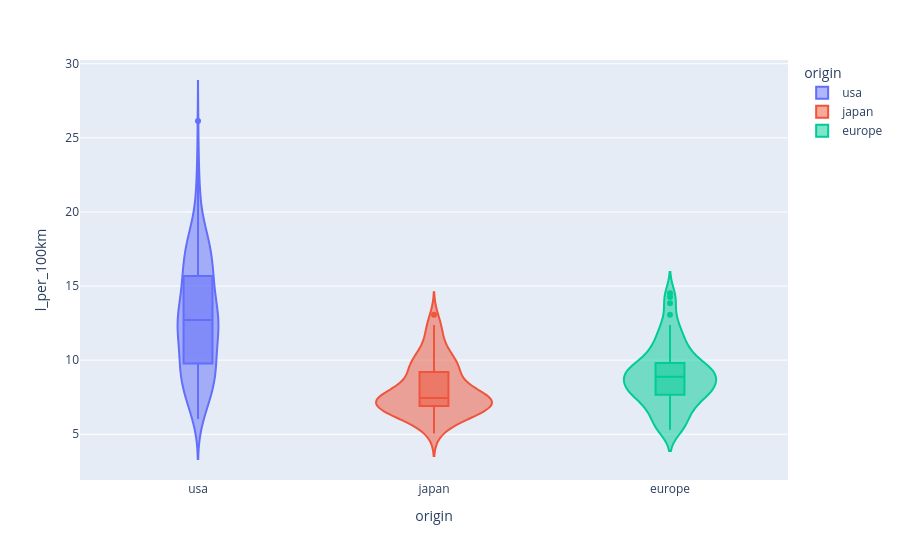

Here is the notebook cell this chart was saved with:
### Markdown cell above
Pochodzenie samochodu ma istotne znaczenie — pojazdy produkowane w USA są znacznie cięższe od samochodów pochodzących z Japonii i Europy.

### Code cell
fix = px.violin(auto_df, x="origin",y="l_per_100km",box=True,color="origin")
fix.show()

### Figure 1 — Plotly figure (JSON) as saved in the notebook; plotly's stock layout.template omitted (floating-point values rounded to 4 significant figures; data arrays with more than 128 entries replaced by an {"elided": "..."} marker saying what was removed)
{"data": [{"alignmentgroup": "True", "box": {"visible": true}, "hovertemplate": "origin=%{x}<br>l_per_100km=%{y}<extra></extra>", "legendgroup": "usa", "marker": {"color": "#636efa"}, "name": "usa", "offsetgroup": "usa", "orientation": "v", "scalegroup": "True", "showlegend": true, "type": "violin", "x": {"elided": "249 str values"}, "x0": " ", "xaxis": "x", "y": {"elided": "249 float values"}, "y0": " ", "yaxis": "y"}, {"alignmentgroup": "True", "box": {"visible": true}, "hovertemplate": "origin=%{x}<br>l_per_100km=%{y}<extra></extra>", "legendgroup": "japan", "marker": {"color": "#EF553B"}, "name": "japan", "offsetgroup": "japan", "orientation": "v", "scalegroup": "True", "showlegend": true, "type": "violin", "x": ["japan", "japan", "japan", "japan", "japan", "japan", "japan", "japan", "japan", "japan", "japan", "japan", "japan", "japan", "japan", "japan", "japan", "japan", "japan", "japan", "japan", "japan", "japan", "japan", "japan", "japan", "japan", "japan", "japan", "japan", "japan", "japan", "japan", "japan", "japan", "japan", "japan", "japan", "japan", "japan", "japan", "japan", "japan", "japan", "japan", "japan", "japan", "japan", "japan", "japan", "japan", "japan", "japan", "japan", "japan", "japan", "japan", "japan", "japan", "japan", "japan", "japan", "japan", "japan", "japan", "japan", "japan", "japan", "japan", "japan", "japan", "japan", "japan", "japan", "japan", "japan", "japan", "japan", "japan"], "x0": " ", "xaxis": "x", "y": [9.8, 8.711, 8.711, 9.408, 7.587, 6.72, 9.8, 12.38, 8.4, 10.23, 8.711, 11.76, 10.69, 13.07, 11.76, 7.587, 7.35, 7.587, 7.35, 9.8, 9.047, 8.111, 9.8, 9.8, 7.128, 7.128, 7.35, 8.4, 12.38, 7.467, 7.021, 9.047, 7.84, 10.69, 10.94, 7.171, 5.97, 6.516, 8.553, 8.647, 11.15, 9.841, 7.973, 6.898, 7.397, 6.173, 6.323, 7.893, 7.515, 6.357, 7.305, 5.047, 5.765, 5.274, 6.959, 7.193, 9.924, 7.26, 6.016, 6.701, 7.282, 6.357, 6.239, 6.898, 6.98, 7.26, 7.149, 7.443, 9.26, 9.719, 6.357, 7.587, 6.534, 6.534, 6.918, 6.19, 7.35, 6.19, 7.35], "y0": " ", "yaxis": "y"}, {"alignmentgroup": "True", "box": {"visible": true}, "hovertemplate": "origin=%{x}<br>l_per_100km=%{y}<extra></extra>", "legendgroup": "europe", "marker": {"color": "#00cc96"}, "name": "europe", "offsetgroup": "europe", "orientation": "v", "scalegroup": "True", "showlegend": true, "type": "violin", "x": ["europe", "europe", "europe", "europe", "europe", "europe", "europe", "europe", "europe", "europe", "europe", "europe", "europe", "europe", "europe", "europe", "europe", "europe", "europe", "europe", "europe", "europe", "europe", "europe", "europe", "europe", "europe", "europe", "europe", "europe", "europe", "europe", "europe", "europe", "europe", "europe", "europe", "europe", "europe", "europe", "europe", "europe", "europe", "europe", "europe", "europe", "europe", "europe", "europe", "europe", "europe", "europe", "europe", "europe", "europe", "europe", "europe", "europe", "europe", "europe", "europe", "europe", "europe", "europe", "europe", "europe", "europe", "europe", "europe", "europe"], "x0": " ", "xaxis": "x", "y": [9.047, 9.408, 9.8, 9.408, 9.047, 8.4, 7.84, 7.84, 8.711, 10.23, 13.07, 10.69, 11.2, 9.047, 9.047, 9.047, 8.111, 9.8, 11.76, 12.38, 9.8, 8.111, 9.047, 9.047, 9.8, 9.047, 7.587, 9.408, 8.111, 10.23, 10.23, 10.69, 9.408, 8.4, 9.408, 8.711, 8.111, 7.973, 11.76, 12.38, 14.26, 6.534, 8.111, 7.712, 10.94, 5.457, 11.59, 13.84, 10.89, 14.52, 7.467, 7.373, 9.26, 8.647, 6.306, 5.668, 6.857, 5.309, 5.42, 6.462, 7.84, 5.751, 7.893, 6.72, 7.128, 6.818, 8.37, 7.662, 6.534, 5.346], "y0": " ", "yaxis": "y"}], "layout": {"legend": {"title": {"text": "origin"}, "tracegroupgap": 0}, "margin": {"t": 60}, "violinmode": "overlay", "xaxis": {"anchor": "y", "categoryarray": ["usa", "japan", "europe"], "categoryorder": "array", "domain": [0, 1], "title": {"text": "origin"}}, "yaxis": {"anchor": "x", "domain": [0, 1], "title": {"text": "l_per_100km"}}}}
